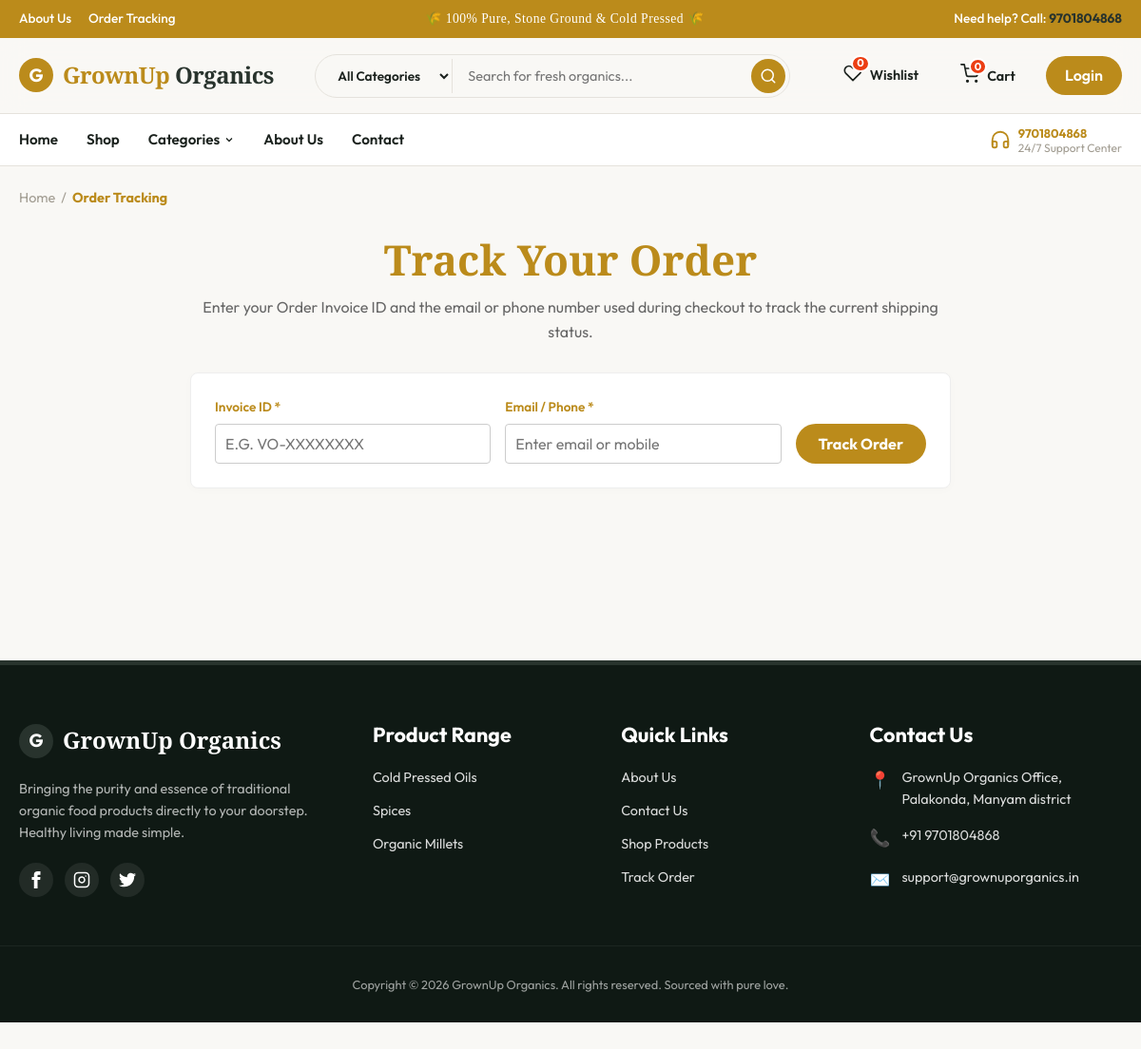
Screenshot of /tracking/ with the database file from the repository.
### shop/models.py (models this page shows, shortened)
class Category(models.Model):
    name = models.Field # Wait, CharField! Let's write standard fields.
    name = models.CharField(max_length=100)
    slug = models.SlugField(max_length=100, unique=True)
    image = models.CharField(max_length=255, blank=True)
    class Meta:
        verbose_name_plural = 'categories'

### shop/views.py (the view, shortened to what this page needs)
# urls.py: path('tracking/', views.tracking_view, name='tracking'),
def tracking_view(request):
    invoice_id = request.GET.get('invoice_id', '').strip()
    contact = request.GET.get('contact', '').strip()
    order = None
    error_message = None
    context = {
        'order': order,
        'invoice_id': invoice_id,
        'contact': contact,
        'error_message': error_message,
    }
    return render(request, 'shop/order_tracking.html', context)

### shop/cart.py (called while the page is built)
    def __len__(self):
        return sum(item['quantity'] for item in self.cart.values())

    def get_subtotal(self):
        return sum(Decimal(item['price']) * item['quantity'] for item in self.cart.values())

    def get_discount(self):
        if self.coupon_discount > 0:
            return round(self.get_subtotal() * self.coupon_discount, 2)
        return Decimal('0.00')

    def get_shipping(self):
        subtotal = self.get_subtotal()
        if subtotal == 0 or subtotal >= 500:
            return Decimal('0.00')
        return Decimal('50.00')

    def get_total(self):
        return self.get_subtotal() - self.get_discount() + self.get_shipping()

### shop/context_processors.py (called while the page is built)
def cart_processor(request):
    return {
        'cart': Cart(request),
        'header_categories': Category.objects.all(),
        'header_brands': Brand.objects.all(),
    }

### templates/shop/order_tracking.html (shortened to what this page needs)
{% extends 'base.html' %}
{% load static %}
{% block content %}
<div style="margin-top: 20px;">
  <span class="text-muted" style="font-size:0.9rem;">
    <a href="{% url 'shop:home' %}">Home</a> &nbsp;/&nbsp; <strong style="color:var(--primary);">Order Tracking</strong>
  </span>
</div>
<div style="max-width: 800px; margin: 25px auto 0 auto; text-align: center;">
  <h1 class="serif-font" style="color: var(--primary); margin: 0 0 10px 0;">Track Your Order</h1>
  <p style="color: #666; font-size: 1rem; margin-bottom: 30px;">
    Enter your Order Invoice ID and the email or phone number used during checkout to track the current shipping status.
  </p>
  <div style="background: #fff; border: 1px solid #eee; border-radius: 8px; padding: 25px; box-shadow: 0 2px 10px rgba(0,0,0,0.02); text-align: left; margin-bottom: 40px;">
    <form method="get" action="{% url 'shop:tracking' %}" class="tracking-search-grid" style="display: grid; grid-template-columns: 1fr 1fr auto; gap: 15px; align-items: end;">
      <div style="display: flex; flex-direction: column; gap: 6px;">
        <label style="font-size: 0.85rem; font-weight: 600; color: var(--primary);">Invoice ID *</label>
        <input type="text" name="invoice_id" value="{{ invoice_id }}" required placeholder="e.g. VO-XXXXXXXX" style="padding: 10px; border: 1px solid #ccc; border-radius: 4px; outline: none; text-transform: uppercase;">
      </div>
      <div style="display: flex; flex-direction: column; gap: 6px;">
        <label style="font-size: 0.85rem; font-weight: 600; color: var(--primary);">Email / Phone *</label>
        <input type="text" name="contact" value="{{ contact }}" required placeholder="Enter email or mobile" style="padding: 10px; border: 1px solid #ccc; border-radius: 4px; outline: none;">
      </div>
      <button type="submit" class="btn-checkout" style="margin: 0; padding: 11px 24px;">Track Order</button>
    </form>
  </div>
</div>
{% endblock %}

### templates/base.html (shortened to what this page needs)
{% load static %}
<!DOCTYPE html>
<html lang="en">
<head>
  <link rel="stylesheet" href="{% static 'css/style.css' %}">
</head>
<body>
  <header>
    <div class="header-top">
      <div class="container d-flex justify-content-between align-items-center">
        <div>
          <a href="{% url 'shop:about' %}" style="margin-right: 15px;">About Us</a>
          <a href="{% url 'shop:tracking' %}">Order Tracking</a>
        </div>
        <div class="text-center serif-font" style="letter-spacing: 0.5px;">
          🌾 100% Pure, Stone Ground & Cold Pressed 🌾
        </div>
        <div>
          <span>Need help? Call: </span>
          <strong style="color: var(--secondary);"><a href="tel:9701804868">9701804868</a></strong>
        </div>
      </div>
    </div>
    <div class="header-main">
      <div class="container header-container">
        <a href="{% url 'shop:home' %}" class="logo-link" id="logo-main">
          <div class="logo-icon">G</div>
          <span class="logo-text serif-font">GrownUp <span style="color: var(--secondary);">Organics</span></span>
        </a>
        <div class="search-wrapper">
          <form class="search-form" id="global-search-form">
            <select class="search-select" id="search-category" aria-label="Search Category">
              <option value="">All Categories</option>
            </select>
            <input type="text" class="search-input" id="search-input" value="{{ search_query }}" placeholder="Search for fresh organics..." aria-label="Search Input">
            <button type="submit" class="search-button" aria-label="Search Button">
              <svg width="18" height="18" fill="none" stroke="currentColor" stroke-width="2" stroke-linecap="round" stroke-linejoin="round" viewBox="0 0 24 24"><circle cx="11" cy="11" r="8"></circle><line x1="21" y1="21" x2="16.65" y2="16.65"></line></svg>
            </button>
          </form>
        </div>
        <div class="nav-actions">
          <a href="{% url 'shop:shop' %}?wishlist=1" class="action-btn" id="wishlist-trigger" aria-label="Wishlist">
            <span class="action-icon">
              <svg width="20" height="20" fill="none" stroke="currentColor" stroke-width="2" stroke-linecap="round" stroke-linejoin="round" viewBox="0 0 24 24"><path d="M20.84 4.61a5.5 5.5 0 0 0-7.78 0L12 5.67l-1.06-1.06a5.5 5.5 0 0 0-7.78 7.78l1.06 1.06L12 21.23l7.78-7.78 1.06-1.06a5.5 5.5 0 0 0 0-7.78z"></path></svg>
              <span class="badge-count" id="wishlist-count">0</span>
            </span>
            <span>Wishlist</span>
          </a>
          <button class="action-btn" id="cart-trigger" aria-label="Shopping Cart">
            <span class="action-icon">
              <span class="badge-count" id="cart-count">{{ cart|length }}</span>
            </span>
            <span>Cart</span>
          </button>
          {% if request.session.user_email %}
            <span class="btn-login" style="font-size:0.85rem; background:none; border:none; color:var(--primary);">Logged In</span>
          {% else %}
            <a href="{% url 'shop:login' %}" class="btn-login" id="login-btn-top">Login</a>
          {% endif %}
        </div>
      </div>
    </div>
    <div class="header-nav">
      <div class="container d-flex justify-content-between align-items-center">
        <nav class="nav-links">
          <a href="{% url 'shop:home' %}" class="nav-link-item {% if request.resolver_match.view_name == 'shop:home' %}active{% endif %}">Home</a>
          <a href="{% url 'shop:shop' %}" class="nav-link-item {% if request.resolver_match.view_name == 'shop:shop' %}active{% endif %}">Shop</a>
          <div class="dropdown-menu">
            <a href="{% url 'shop:shop' %}" class="nav-link-item" style="display: flex; align-items: center; gap: 4px;">
              Categories
              <svg width="12" height="12" fill="none" stroke="currentColor" stroke-width="2.5" viewBox="0 0 24 24"><polyline points="6 9 12 15 18 9"></polyline></svg>
            </a>
          </div>
          <a href="{% url 'shop:about' %}" class="nav-link-item {% if request.resolver_match.view_name == 'shop:about' %}active{% endif %}">About Us</a>
          <a href="{% url 'shop:contact' %}" class="nav-link-item {% if request.resolver_match.view_name == 'shop:contact' %}active{% endif %}">Contact</a>
        </nav>
        <div class="hotline d-flex align-items-center" style="gap: 8px;">
          <div style="font-size: 0.85rem; line-height: 1.25;">
            <div style="font-weight: 700; color: var(--primary); font-size: 0.8rem;">9701804868</div>
            <div class="text-muted" style="font-size: 0.75rem;">24/7 Support Center</div>
          </div>
        </div>
      </div>
    </div>
  </header>
  <main class="container" id="main-content" style="min-height: 500px; padding-bottom: 50px;">
    {% block content %}{% endblock %}
  </main>
  <footer class="footer">
    <div class="container footer-grid">
      <div>
        <div class="footer-brand-logo">
          <div class="footer-logo-icon">G</div>
          <span class="footer-logo-text serif-font">GrownUp Organics</span>
        </div>
        <p class="footer-brand-desc">
          Bringing the purity and essence of traditional organic food products directly to your doorstep. Healthy living made simple.
        </p>
        <div class="footer-social-icons">
          <a href="#" class="social-icon-link" aria-label="Facebook">
            <svg width="18" height="18" fill="currentColor" viewBox="0 0 24 24"><path d="M9 8h-3v4h3v12h5v-12h3.642l.358-4h-4v-1.667c0-.955.192-1.333 1.115-1.333h2.885v-5h-3.808c-3.596 0-5.192 1.583-5.192 4.615v3.385z"/></svg>
          </a>
          <a href="#" class="social-icon-link" aria-label="Instagram">
          </a>
          <a href="#" class="social-icon-link" aria-label="Twitter">
          </a>
        </div>
      </div>
      <div>
        <h4>Product Range</h4>
        <ul class="footer-links">
          {% for cat in header_categories %}
            <li><a href="{% url 'shop:shop' %}?category={{ cat.slug }}" class="footer-link-item">{{ cat.name }}</a></li>
          {% endfor %}
        </ul>
      </div>
      <div>
        <h4>Quick Links</h4>
        <ul class="footer-links">
          <li><a href="{% url 'shop:about' %}" class="footer-link-item">About Us</a></li>
          <li><a href="{% url 'shop:contact' %}" class="footer-link-item">Contact Us</a></li>
          <li><a href="{% url 'shop:shop' %}" class="footer-link-item">Shop Products</a></li>
          <li><a href="{% url 'shop:tracking' %}" class="footer-link-item">Track Order</a></li>
        </ul>
      </div>
      <div>
        <h4>Contact Us</h4>
        <div class="footer-contact-item">
          <span class="footer-contact-icon">📍</span>
          <span>GrownUp Organics Office, Palakonda, Manyam district</span>
        </div>
        <div class="footer-contact-item">
          <span class="footer-contact-icon">📞</span>
          <span>+91 9701804868</span>
        </div>
        <div class="footer-contact-item">
          <span class="footer-contact-icon">✉️</span>
          <span>support@grownuporganics.in</span>
        </div>
      </div>
    </div>
    <div class="footer-bottom">
      <div class="container">
        Copyright &copy; 2026 GrownUp Organics. All rights reserved. Sourced with pure love.
      </div>
    </div>
  </footer>
</body>
</html>

### rows the page displays
Category: name "Cold Pressed Oils"
Category: name "Spices"
Category: name "Organic Millets"

### other values shown
{{ cart|length }} "0"
